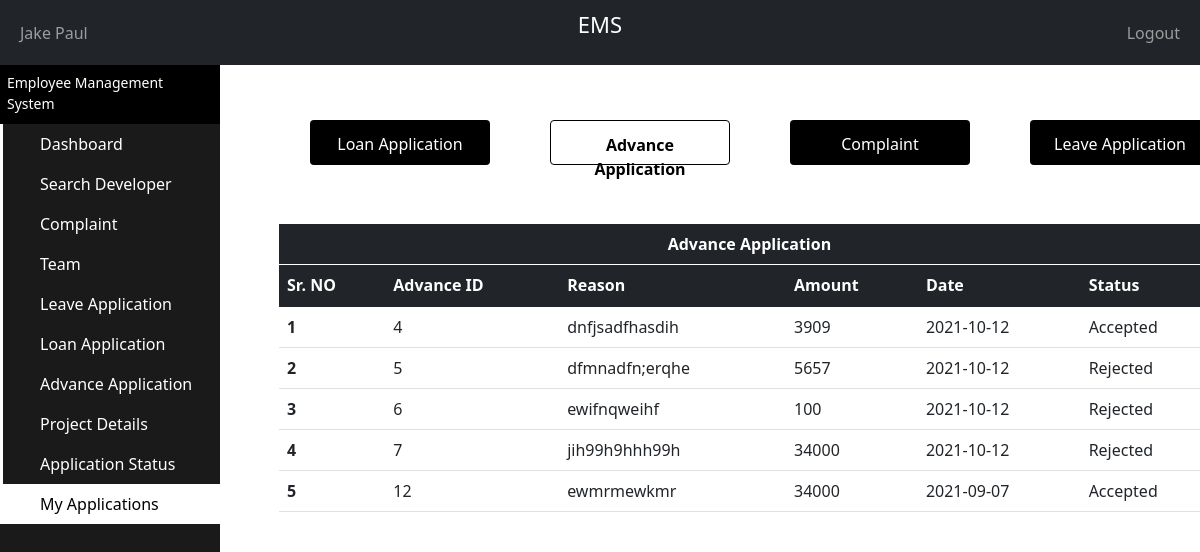
The app's page /PHP/Manager_MyAdvanceApplication.php (signed in) with its own data.
### tables this page shows
CREATE TABLE `advance_table` (
  `AdvanceTable_ID` int(11) NOT NULL,
  `Developer_ID` int(11) NOT NULL,
  `Manager_ID` int(11) NOT NULL,
  `Reason` varchar(500) NOT NULL,
  `Amount` int(11) NOT NULL,
  `DateApplied` date NOT NULL,
  `Status` varchar(25) NOT NULL,
  `Active` varchar(3) NOT NULL
);

### PHP/Manager_MyAdvanceApplication.php (the view, shortened to what this page needs)
<?php
    include "Connection.php";
?>
<!doctype html>
<html lang="en">
  <head>
    <link href="https://cdn.jsdelivr.net/npm/bootstrap@5.1.1/dist/css/bootstrap.min.css" rel="stylesheet">
  </head>
  <body>
  <nav class="navbar navbar-expand-md navbar-dark bg-dark">
      <div class="container-fluid">
        <div class="navbar-collapse collapse w-100 order-1 order-md-0 dual-collapse2">
          <ul class="navbar-nav me-auto">
            <li class="nav-item active">
              <a class="nav-link" href="Manager_PersonalDetails.php">
                <?php
                  if(isset($_SESSION['fname']) && isset($_SESSION['lname']))
                  {
                    echo"$_SESSION[fname] $_SESSION[lname]";
                  }
                  else
                   echo"Manager Name";
                  ?>
              </a>
            </li>
          </ul>
        </div>
        <div class="mx-auto order-0">
          <p style="color: white;font-size:22px;">EMS</p>
        </div>
        <div class="navbar-collapse collapse w-100 order-3 dual-collapse2">
          <ul class="navbar-nav ms-auto">
            <li class="nav-item">
              <a class="nav-link" href="Logout.php">Logout</a>
            </li>
          </ul>
        </div>
      </div>
    </nav>
    <div class="sidebar-container">
      <div class="sidebar-logo">
        <span> Employee Management System </span>
      </div>
      <ul class="sidebar-navigation">
        <li>
          <a style="text-decoration: none;" href="Manager_Dashboard.php">
            <i class="fa fa-home" aria-hidden="true"></i> Dashboard
          </a>
        </li>
        <li>
          <a style="text-decoration: none;" href="Manager_SearchDeveloper.php">
            <i class="fa fa-tachometer" aria-hidden="true"></i> Search Developer
          </a>
        </li>
        <li>
          <a style="text-decoration: none;" href="Manager_Complaint.php">
            <i class="fa fa-tachometer" aria-hidden="true"></i> Complaint
          </a>
        </li>
        <li>
          <a style="text-decoration: none;" href="Manager_Team.php">
            <i class="fa fa-tachometer" aria-hidden="true"></i> Team
          </a>
        </li>
        <li>
          <a style="text-decoration: none;;" href="Manager_LeaveApplication.php">
            <i class="fa fa-tachometer" aria-hidden="true"></i> Leave Application
          </a>
        </li>
        <li>
          <a style="text-decoration: none;" href="Manager_LoanApplication.php">
            <i class="fa fa-tachometer" aria-hidden="true"></i> Loan Application
          </a>
        </li>
        <li>
          <a style="text-decoration: none;" href="Manager_AdvanceApplication.php">
            <i class="fa fa-tachometer" aria-hidden="true"></i> Advance Application
          </a>
        </li>
        <li>
          <a style="text-decoration: none;" href="Manager_ProjectDetails.php">
          <i class="fa fa-tachometer" aria-hidden="true"></i>Project Details
          </a>
        </li>
        <li>
          <a style="text-decoration: none;" href="Manager_ApplicationStatusLeave.php">
            <i class="fa fa-tachometer" aria-hidden="true"></i> Application Status
          </a>
        </li>
        <li>
          <a style="text-decoration: none;background-color: white;color: black;" href="Manager_ApplicationStatus.php">
            <i class="fa fa-tachometer" aria-hidden="true"></i> My Applications
          </a>
        </li>
      </ul>
    </div>
    <div class="content-container">
      <div  style="width:100%;overflow-y: scroll; height:85%;position:fixed" class="container-fluid">
      <div >
        <div style="margin-top: 3%;padding-bottom: 5%;"class="row">
            <a href="Manager_MyLoanApplication.php" style="height:45px;width:15%;margin-left: 7.5%;background-color: black;color:white" class ="AcitonButtons" value="Admin Dashboard">Loan Application</a>
            <a href="Manager_MyAdvanceApplication.php" style="height:45px;width:15%;margin-left: 5%;background-color: white;color:black;border:1px solid black"class ="AcitonButtons" value="Update Information"><b>Advance Application</b></a>
            <a href="Manager_ApplicationStatus.php" style="height:45px;width:15%;margin-left: 5%;background-color: black;color:white;"class ="AcitonButtons" value="Recieved Complaint">Complaint</a>
            <a href="Manager_MyLeaveApplication.php" style="height:45px;width:15%;margin-left: 5%;background-color: black;color:white;" class ="AcitonButtons" value="Admin Dashboard">Leave Application</a>
        </div>
        <div style="width:80%;">
          <?php
            $ID = $_SESSION['uid'];
            $sql = "SELECT * FROM advance_table WHERE Manager_ID ='$ID' and Developer_ID = '-1'";
            $i = 0;
            $result = mysqli_query($con, $sql);
            echo'
                <div style="width:100%;margin-left: 5%;margin-top: 0%;float:left;"class="jumbotron">
                  <table style="margin-bottom: 0px;padding-bottom: 0px;"class="table">
                    <thead class="table-dark">
                      <tr >
                        <th style="text-align: center;border-bottom: 1px solid white;">Advance Application</th>
                      </tr>
                    </thead>
                  </table>
                </div>';
                echo'
                <div style="width:100%;margin-left: 5%;float:left"class="jumbotron">
                <table style="margin-top:0px;padding-top: 0px"class="table">
                  <thead class="table-dark">
                    <tr>
                      <th scope="col">Sr. NO</th>
                      <th scope="col">Advance ID</th>
                      <th scope="col">Reason</th>
                      <th scope="col">Amount</th>
                      <th scope="col">Date</th>
                      <th scope="col">Status</th>
                    </tr>
                  </thead>
                  <tbody>';
                  while($row=mysqli_fetch_array($result))
                  {
                    $i++;
                    echo'
                    <tr>
                      <th>'.$i.'</th>
                      <td>'.$row["AdvanceTable_ID"].'</td>
                      <td>'.$row["Reason"] .'</td>
                      <td>'.$row["Amount"].'</td>
                      <td>'.$row["DateApplied"].'</td>
                      <td>'.$row["Status"].'</td>
                    </tr>';
                  };
                  echo'</tbody>
                  </table>
                  </div>';
        ?>
        </div>
      </div>
    </div>
    </div>
  </body>
</html>

### PHP/Manager_MyAdvanceApplication.php (style rules this page uses)
.AcitonButtons { background-color: #04AA6D; color: rgb(255, 255, 255); padding: 12px 20px; border: none; border-radius: 4px; text-decoration: none; text-align:center; cursor: pointer; float: right; }
html,body { height:100%; margin: 0; }
.sidebar-container { position: fixed; width: 220px; height: 100%; left: 0; overflow-x: hidden; overflow-y: auto; background: #1a1a1a; color: #fff; }
.content-container { padding-top: 20px; }
.sidebar-logo { padding: 7px 15px 10px 7px; font-size: 14px; background-color: #000000; }
.sidebar-navigation { padding: 0; margin: 0; list-style-type: none; position: relative; }
.sidebar-navigation li { background-color: transparent; position: relative; display: inline-block; width: 100%; line-height: 20px; }
.sidebar-navigation li a { padding: 10px 15px 10px 30px; display: block; color: #fff; }
.sidebar-navigation li::before { background-color: white; position: absolute; content: ''; height: 100%; left: 0; top: 0; -webkit-transition: width 0.2s ease-in; transition: width 0.2s ease-in; color: #000000; width: 3px; z-index: -1; }
.content-container { padding-left: 220px; }

### records on screen
advance_table: AdvanceTable_ID "4", Reason "dnfjsadfhasdih", Amount "3909", DateApplied "2021-10-12", Status "Accepted"
advance_table: AdvanceTable_ID "5", Reason "dfmnadfn;erqhe", Amount "5657", DateApplied "2021-10-12", Status "Rejected"
advance_table: AdvanceTable_ID "6", Reason "ewifnqweihf", Amount "100", DateApplied "2021-10-12", Status "Rejected"
advance_table: AdvanceTable_ID "7", Reason "jih99h9hhh99h", Amount "34000", DateApplied "2021-10-12", Status "Rejected"
advance_table: AdvanceTable_ID "12", Reason "ewmrmewkmr", Amount "34000", DateApplied "2021-09-07", Status "Accepted"

### other values on screen
$_SESSION[fname] "Jake"
$_SESSION[lname] "Paul"
